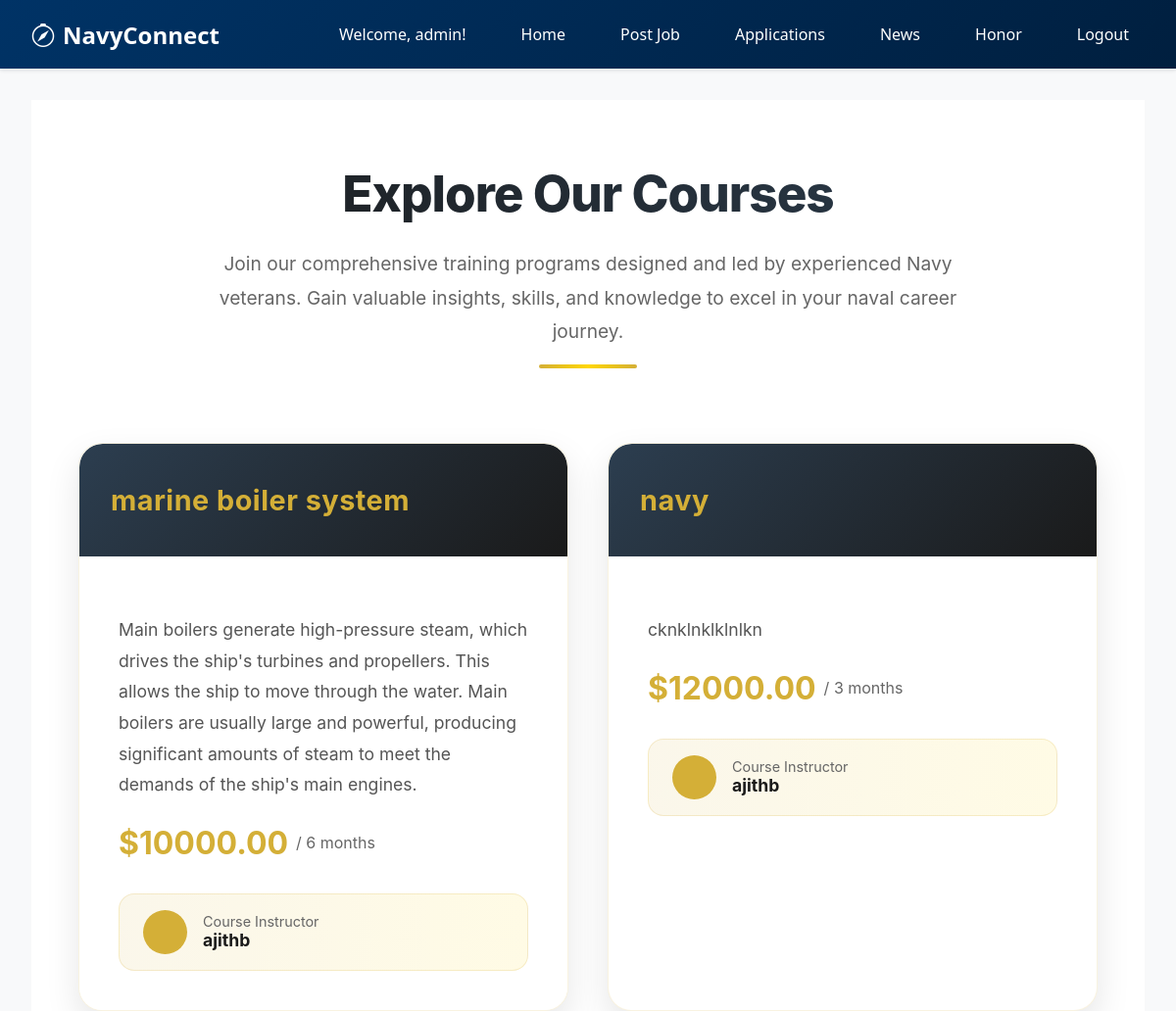
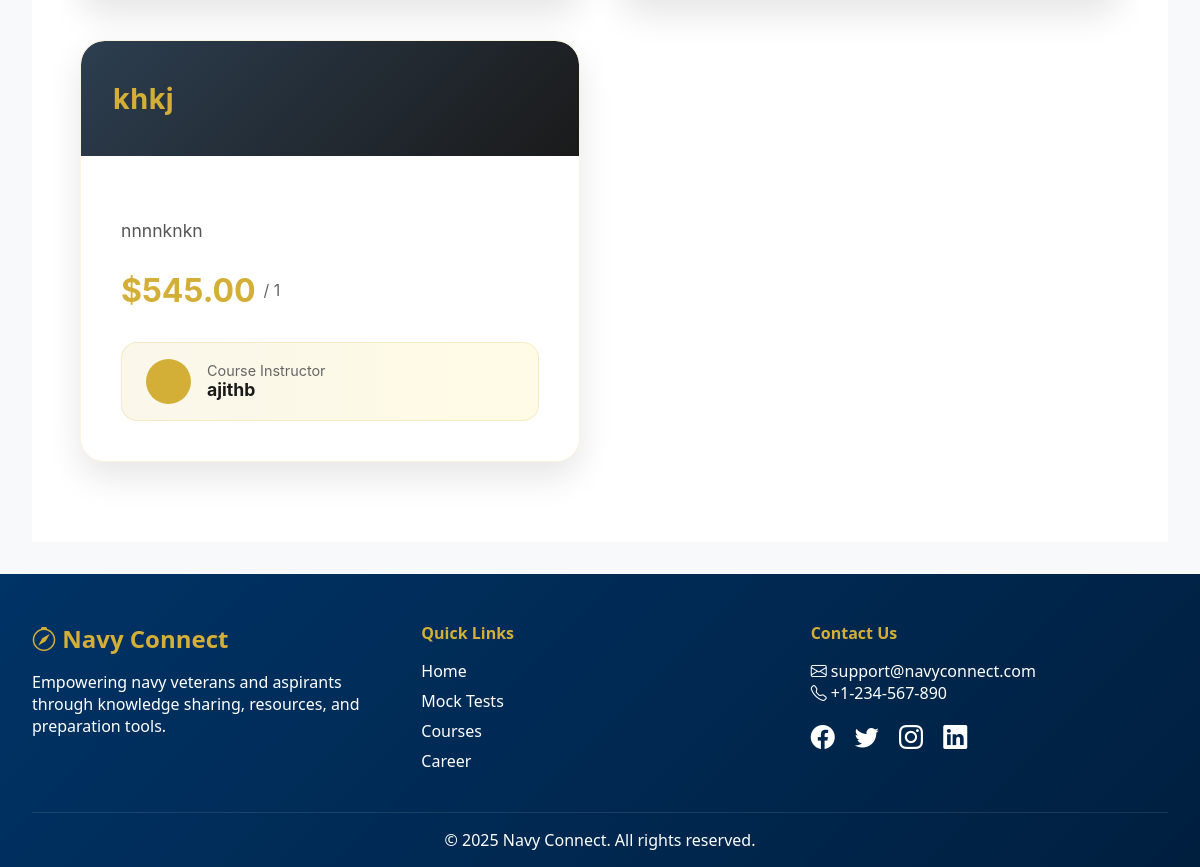
Page /course/ (signed in) on the committed database (2 pictures, top to bottom).
### core/models.py (models this page shows, shortened)
class CustomUser(AbstractUser):
    ROLE_CHOICES = [
        ('admin', 'Admin'),
        ('veteran', 'Veteran'),
        ('aspirant', 'Aspirant'),
    ]
    role = models.CharField(max_length=10, choices=ROLE_CHOICES, default='aspirant')

class Course(models.Model):
    veteran = models.ForeignKey(VeteranProfile, on_delete=models.CASCADE)
    title = models.CharField(max_length=200)
    description = models.TextField()
    fee = models.DecimalField(max_digits=8, decimal_places=2)
    duration = models.CharField(max_length=100)

class VeteranProfile(models.Model):
    user = models.OneToOneField(settings.AUTH_USER_MODEL, on_delete=models.CASCADE)
    rank = models.CharField(max_length=100)
    years_of_service = models.IntegerField()
    achievements = models.TextField()
    bio = models.TextField(blank=True, null=True)
    profile_photo = models.ImageField(upload_to='profile_photos/', blank=True, null=True)

### core/views.py (the view)
# urls.py: path('course/', views.view_course, name='view_course'),
@login_required()
def view_course(request):
    course = Course.objects.all()
    return render(request,'course.html',{'course':course})

### core/templates/course.html (shortened to what this page needs)
{% extends 'base.html' %}
{% block content %}
<div class="courses-wrapper">
    <div class="page-description">
        <h2>Explore Our Courses</h2>
        <p>Join our comprehensive training programs designed and led by experienced Navy veterans. Gain valuable insights, skills, and knowledge to excel in your naval career journey.</p>
    </div>
    <div class="course-container">
        {% if course %}
        <div class="courses-grid">
            {% for c in course %}
            <div class="course-card">
                <div class="card-header">
                    <h2>{{ c.title }}</h2>
                </div>
                <div class="card-body">
                    <p class="course-info">{{ c.description }}</p>
                    <div class="course-price">
                        ${{ c.fee }} <small>/ {{ c.duration }}</small>
                    </div>
                    <div class="instructor-badge">
                        <div class="instructor-avatar">
                        </div>
                        <div class="instructor-info">
                            <span>Course Instructor</span>
                            <strong>{{ c.veteran.user.username }}</strong>
                        </div>
                    </div>
                </div>
            </div>
            {% endfor %}
        </div>
        {% else %}
        <div class="no-courses">
            <i class="fas fa-book-open"></i>
            <p>No courses are currently available. Please check back later for new offerings.</p>
        </div>
        {% endif %}
    </div>
</div>
{% endblock %}

### core/templates/base.html (shortened to what this page needs)
<!DOCTYPE html>
<html lang="en">
<head>
  <link href="https://cdnjs.cloudflare.com/ajax/libs/bootstrap-icons/1.11.1/font/bootstrap-icons.min.css" rel="stylesheet">
</head>
<body>
  <nav class="navbar">
    <div class="container">
      <a href="{% url 'home' %}" class="brand">
        <i class="bi bi-compass"></i>
        NavyConnect
      </a>
      <div class="links">
        {% if user.is_authenticated %}
          <span>Welcome, {{ user.username }}!</span>
          <a href="{% url 'home' %}">Home</a>
          {% if user.role == 'veteran' %}
            <a href="{% url 'veteran_experiences' %}"> Experience</a>
            <a href="{% url 'create_course' %}"> Course</a>
            <a href="{% url 'view_profile' %}">Profile</a>
            <a href="{% url 'news_list' %}">News</a>
            <a href="{% url 'create_mock_test' %}">Test</a>
            <a href="{% url 'logout' %}">Logout</a>
          {% elif user.is_superuser %}
            <a href="{% url 'post_job' %}">Post Job</a>
            <a href="{% url 'applications' %}">Applications</a>
            <a href="{% url 'add_news' %}">News</a>
            <a href="{% url 'post_wall_entry' %}">Honor</a>
            <a href="{% url 'logout' %}">Logout</a>
          {% elif user.role == 'aspirant' %}
            <a href="{% url 'mock_test_list' %}">Tests</a>
            <a href="{% url 'view_course' %}">Courses</a>
            <a href="{% url 'job_list' %}">Jobs</a>
            <a href="{% url 'logout' %}">Logout</a>
          {% else %}
          <a href="{% url 'login' %}">Login</a>
          <a href="{% url 'signup' %}">Signup</a>
          {% endif %}
        {% endif %}
      </div>
    </div>
  </nav>
  <main class="content">
    {% block content %}
    {% endblock %}
  </main>
  <footer class="footer">
    <div class="footer-container">
      <div class="footer-brand">
        <h3><i class="bi bi-compass"></i> Navy Connect</h3>
        <p>Empowering navy veterans and aspirants through knowledge sharing, resources, and preparation tools.</p>
      </div>
      <div class="footer-links">
        <h4>Quick Links</h4>
        <ul>
          <li><a href="{% url 'home' %}">Home</a></li>
          <li><a href="{% url 'mock_test_list' %}">Mock Tests</a></li>
          <li><a href="{% url 'view_course' %}">Courses</a></li>
          <li><a href="{% url 'job_list' %}">Career</a></li>
        </ul>
      </div>
      <div class="footer-contact">
        <h4>Contact Us</h4>
        <p><i class="bi bi-envelope"></i> support@navyconnect.com</p>
        <p><i class="bi bi-telephone"></i> +1-234-567-890</p>
        <div class="footer-socials">
          <a href="#"><i class="bi bi-facebook"></i></a>
          <a href="#"><i class="bi bi-twitter"></i></a>
          <a href="#"><i class="bi bi-instagram"></i></a>
          <a href="#"><i class="bi bi-linkedin"></i></a>
        </div>
      </div>
    </div>
    <div class="footer-bottom">
      <p>&copy; 2025 Navy Connect. All rights reserved.</p>
    </div>
  </footer>
</body>
</html>

### core/templates/base.html (style rules this page uses)
:root { --navy-blue: #003366; --gold: #d4af37; --light-gray: #f8f9fa; --dark-gray: #343a40; --white: #ffffff; --transition: all 0.3s ease; }
* { margin: 0; padding: 0; box-sizing: border-box; }
body { font-family: 'Segoe UI', Arial, sans-serif; background-color: var(--light-gray); color: var(--dark-gray); min-height: 100vh; display: flex; flex-direction: column; }
.navbar { background: linear-gradient(135deg, var(--navy-blue), #001f3f); padding: 1rem 2rem; box-shadow: 0 2px 4px rgba(0,0,0,0.1); position: sticky; top: 0; z-index: 1000; }
.container { max-width: 1200px; margin: 0 auto; display: flex; justify-content: space-between; }
.brand { font-size: 1.5rem; font-weight: 700; color: var(--white); text-decoration: none; display: flex; align-items: center; gap: 0.5rem; }
.links { display: flex; align-items: center; gap: 1.5rem; }
.links a, .links span { color: var(--white); text-decoration: none; padding: 0.5rem 1rem; border-radius: 4px; transition: var(--transition); }
.content { flex: 1; padding: 2rem; max-width: 1200px; margin: 0 auto; width: 100%; }
.footer { background: linear-gradient(135deg, var(--navy-blue), #001f3f); color: var(--white); padding: 3rem 2rem 1rem; margin-top: auto; }
.footer-container { display: flex; flex-wrap: wrap; justify-content: space-between; gap: 2rem; max-width: 1200px; margin: 0 auto; }
.footer-brand { flex: 1; min-width: 250px; }
.footer-brand h3 { color: var(--gold); font-size: 1.5rem; margin-bottom: 1rem; }
.footer-links, .footer-contact { flex: 1; min-width: 200px; }
.footer-links h4, .footer-contact h4 { color: var(--gold); margin-bottom: 1rem; }
.footer-links ul { list-style: none; }
.footer-links li { margin: 0.5rem 0; }
.footer-links a { color: var(--white); text-decoration: none; transition: var(--transition); }
.footer-socials { margin-top: 1rem; }
.footer-socials a { color: var(--white); font-size: 1.5rem; margin-right: 1rem; transition: var(--transition); }
.footer-bottom { text-align: center; margin-top: 2rem; padding-top: 1rem; border-top: 1px solid rgba(255,255,255,0.1); }

### rows in the picture
CustomUser: username "admin"
Course: title "marine boiler system", description "Main boilers generate high-pressure steam, which drives the ship's turbines and propellers. This allows the ship to move through the water. Main boilers are usually large and powerful, producing significant amounts of steam to meet the demands of the ship's main engines.", fee "10000.00", duration "6 months", veteran.user.username "ajithb"
Course: title "navy", description "cknklnklklnlkn", fee "12000.00", duration "3 months", veteran.user.username "ajithb"
Course: title "khkj", description "nnnnknkn", fee "545.00", duration "1", veteran.user.username "ajithb"
